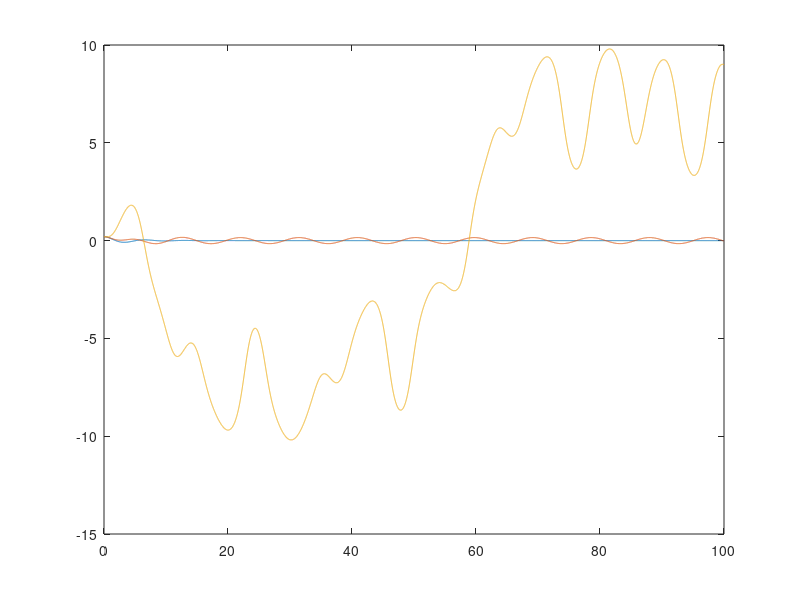
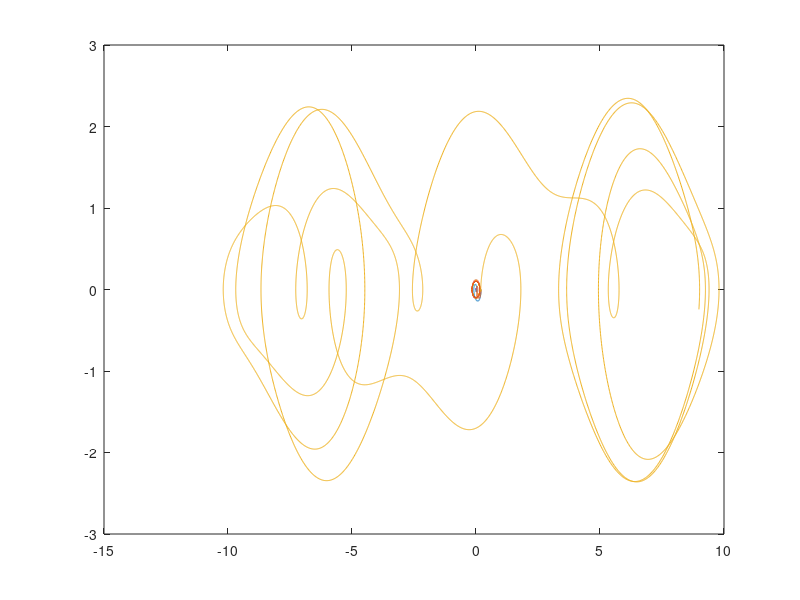

MATLAB code for these plots, in order:
clear all
close all

w0 = 1; q = 0.5; wd = 2/3; teta0 = 0.2; v_teta0 = 0;
tf = 100;
h = 0.01;
t = 0:h:tf;
N = length(t);
F0 = [0 0.1 1.2];

for ind_F = 1: length(F0)
    teta = nan(1,N);
    v_teta = nan(1,N);
    teta(1) = teta0;
    v_teta(1) = v_teta0;
    F = F0(ind_F);
    
    f_teta = @(V) V;
    f_v_teta = @(tempo,T,V) -w0*sin(T)-q*V+F*sin(wd*tempo);

    for k=1:N-1
        r1_t = f_teta(v_teta(k) );
        r1_v = f_v_teta( t(k),teta(k),v_teta(k) );

        r2_t = f_teta(v_teta(k) + r1_v*h/2 );
        r2_v = f_v_teta( t(k)+h/2,teta(k) + r1_t*h/2,v_teta(k) + r1_v*h/2 );

        r3_t = f_teta( v_teta(k) + r2_v*h/2 );
        r3_v = f_v_teta(t(k)+h/2, teta(k) + r2_t*h/2,v_teta(k) + r2_v*h/2 );

        r4_t = f_teta( v_teta(k) + r3_v*h );
        r4_v = f_v_teta(t(k)+h, teta(k) + r3_t*h,v_teta(k) + r3_v*h );

        teta(k+1) = teta(k) + h/6*(r1_t + 2*r2_t + 2*r3_t + r4_t);
        v_teta(k+1) = v_teta(k) + h/6*(r1_v + 2*r2_v + 2*r3_v + r4_v);
    end
    figure(1)
    plot(t,teta)
    hold on
    figure(2)
    plot(teta,v_teta)
    hold on
end
